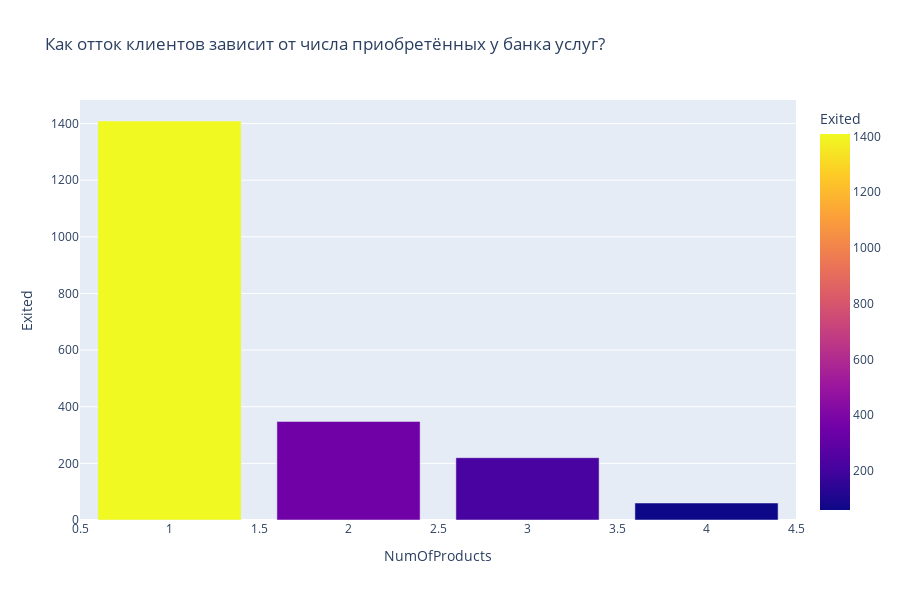

The notebook cell this image was saved under:
### Code cell
grouped = (churn_data.groupby(by='NumOfProducts', as_index=False)['Exited'].sum()
    )

fig = px.bar(grouped,
             x="NumOfProducts",
             y="Exited", color='Exited', 
             height=600,
             title='Как отток клиентов зависит от числа приобретённых у банка услуг?')
fig.show()

### Figure 1 — Plotly figure (JSON) as saved in the notebook; plotly's stock layout.template omitted (floating-point values rounded to 4 significant figures)
{"data": [{"alignmentgroup": "True", "hovertemplate": "NumOfProducts=%{x}<br>Exited=%{marker.color}<extra></extra>", "legendgroup": "", "marker": {"color": [1409, 348, 220, 60], "coloraxis": "coloraxis", "pattern": {"shape": ""}}, "name": "", "offsetgroup": "", "orientation": "v", "showlegend": false, "textposition": "auto", "type": "bar", "x": [1, 2, 3, 4], "xaxis": "x", "y": [1409, 348, 220, 60], "yaxis": "y"}], "layout": {"barmode": "relative", "coloraxis": {"colorbar": {"title": {"text": "Exited"}}, "colorscale": [[0, "#0d0887"], [0.1111, "#46039f"], [0.2222, "#7201a8"], [0.3333, "#9c179e"], [0.4444, "#bd3786"], [0.5556, "#d8576b"], [0.6667, "#ed7953"], [0.7778, "#fb9f3a"], [0.8889, "#fdca26"], [1, "#f0f921"]]}, "height": 600, "legend": {"tracegroupgap": 0}, "title": {"text": "Как отток клиентов зависит от числа приобретённых у банка услуг?"}, "xaxis": {"anchor": "y", "domain": [0, 1], "title": {"text": "NumOfProducts"}}, "yaxis": {"anchor": "x", "domain": [0, 1], "title": {"text": "Exited"}}}}
